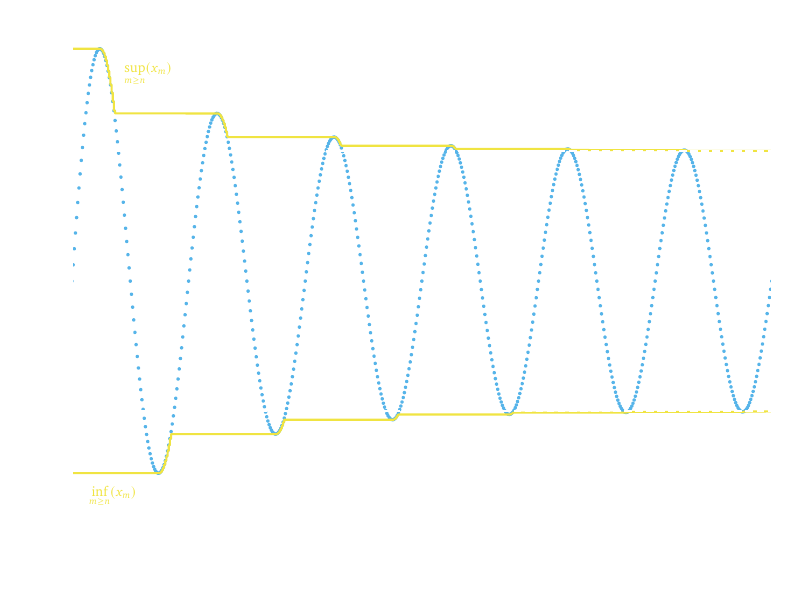

The script that saved this image:
import numpy as np
import matplotlib.pyplot as plt
plt.style.use('dark_background')

# --------------------------------------------------------
# 1. Create the index array n and define the amplitude A(n)
# --------------------------------------------------------
n = np.arange(603)  # n = 0, 1, 2, ..., 600
alpha = 0.01

# Smoothly decaying amplitude: from 1.5 at n=0 toward 1.0 as n→∞
amplitude = 1.0 + 1.0 * np.exp(-alpha * n)

# --------------------------------------
# 2. Define the sinusoidal sequence x_n
# --------------------------------------
x = amplitude * np.sin(2.0 * np.pi * n / 100.0)
x[601] = 1
x[602] = -1

# ------------------------------------------------------
# 3. Compute partial supremum and infimum for each n:
#    sup_{m >= n} x_m  and  inf_{m >= n} x_m
# ------------------------------------------------------
partial_sup = np.empty_like(x)
partial_inf = np.empty_like(x)
for i in range(len(n)):
    partial_sup[i] = np.max(x[i:])
    partial_inf[i] = np.min(x[i:])

# ----------------------------------------------
# 4. Plot everything:
#    - x(n): blue dots
#    - partial sup/inf: #f0e442 lines
#    - dashed lines for lim sup/inf = ±1.0
# ----------------------------------------------
plt.figure(figsize=(8,6))

# Plot x_n in blue dots
plt.plot(n, x, '.', color = '#56b4e9', markersize=3, label=r'$x_n$')

# Plot partial sup (#f0e442) and partial inf (#f0e442) as step-like lines
plt.step(n, partial_sup, where='post', color='#f0e442', label=r'$\displaystyle\sup_{m \geq n}(x_m)$')
plt.step(n, partial_inf, where='post', color='#f0e442', label=r'$\displaystyle\inf_{m \geq n}(x_m)$')

# Horizontal dashed lines for lim sup = 1.0 and lim inf = -1.0
plt.axhline(y=1.0, color='w', linestyle='--', label=r'$\displaystyle\limsup_{n\to\infty}(x_n)$')
plt.axhline(y=-1.0, color='w', linestyle='--', label=r'$\displaystyle\liminf_{n\to\infty}(x_n)$')

# Decorate axes
plt.xlim(0, 600)
plt.ylim(-2, 2)
plt.xlabel(r'$n$')
plt.ylabel(r'$x_n$',rotation=0)
#plt.title('Sinusoidal sequence with smoothly decaying amplitude')

# (Optional) Annotate in the figure
plt.rc('text',usetex=True)
plt.rc('text.latex', preamble=r'\usepackage{charter}\usepackage[charter]{newtxmath}')
plt.text(45, 1.6, r'$\displaystyle\sup_{m \geq n}(x_m)$', color='#f0e442')
plt.text(15, -1.65, r"$\displaystyle\inf_{m \geq n}(x_m)$", color='#f0e442')
plt.text(535, 1.15, r'$\displaystyle\limsup_{n\to\infty}(x_n)$')
plt.text(535, -1.15, r'$\displaystyle\liminf_{n\to\infty}(x_n)$')

# Combine legend items (avoid duplicates)
handles, labels = plt.gca().get_legend_handles_labels()
unique = dict(zip(labels, handles))
#plt.legend(unique.values(), unique.keys(), loc='upper right')

plt.tight_layout()
plt.savefig('liminf-limsup.pdf',transparent=True)
